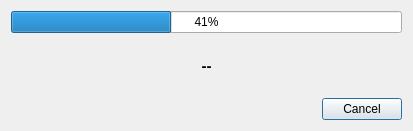
<?xml version="1.0" encoding="UTF-8"?>
<ui version="4.0">
 <class>DialogProgreso</class>
 <widget class="QDialog" name="DialogProgreso">
  <property name="geometry">
   <rect>
    <x>0</x>
    <y>0</y>
    <width>413</width>
    <height>131</height>
   </rect>
  </property>
  <property name="sizePolicy">
   <sizepolicy hsizetype="Fixed" vsizetype="Fixed">
    <horstretch>0</horstretch>
    <verstretch>0</verstretch>
   </sizepolicy>
  </property>
  <property name="minimumSize">
   <size>
    <width>413</width>
    <height>131</height>
   </size>
  </property>
  <property name="maximumSize">
   <size>
    <width>413</width>
    <height>131</height>
   </size>
  </property>
  <property name="windowTitle">
   <string>Dialog</string>
  </property>
  <layout class="QVBoxLayout" name="verticalLayout">
   <item>
    <widget class="QProgressBar" name="progressBar">
     <property name="font">
      <font>
       <bold>false</bold>
       <underline>false</underline>
      </font>
     </property>
     <property name="value">
      <number>41</number>
     </property>
    </widget>
   </item>
   <item>
    <widget class="QLabel" name="lblEstado">
     <property name="font">
      <font>
       <pointsize>11</pointsize>
       <bold>true</bold>
      </font>
     </property>
     <property name="text">
      <string>--</string>
     </property>
     <property name="alignment">
      <set>Qt::AlignCenter</set>
     </property>
    </widget>
   </item>
   <item>
    <widget class="QDialogButtonBox" name="buttonBox">
     <property name="orientation">
      <enum>Qt::Horizontal</enum>
     </property>
     <property name="standardButtons">
      <set>QDialogButtonBox::Cancel</set>
     </property>
    </widget>
   </item>
  </layout>
 </widget>
 <resources/>
 <connections>
  <connection>
   <sender>buttonBox</sender>
   <signal>accepted()</signal>
   <receiver>DialogProgreso</receiver>
   <slot>accept()</slot>
   <hints>
    <hint type="sourcelabel">
     <x>248</x>
     <y>254</y>
    </hint>
    <hint type="destinationlabel">
     <x>157</x>
     <y>274</y>
    </hint>
   </hints>
  </connection>
  <connection>
   <sender>buttonBox</sender>
   <signal>rejected()</signal>
   <receiver>DialogProgreso</receiver>
   <slot>reject()</slot>
   <hints>
    <hint type="sourcelabel">
     <x>316</x>
     <y>260</y>
    </hint>
    <hint type="destinationlabel">
     <x>286</x>
     <y>274</y>
    </hint>
   </hints>
  </connection>
 </connections>
</ui>
